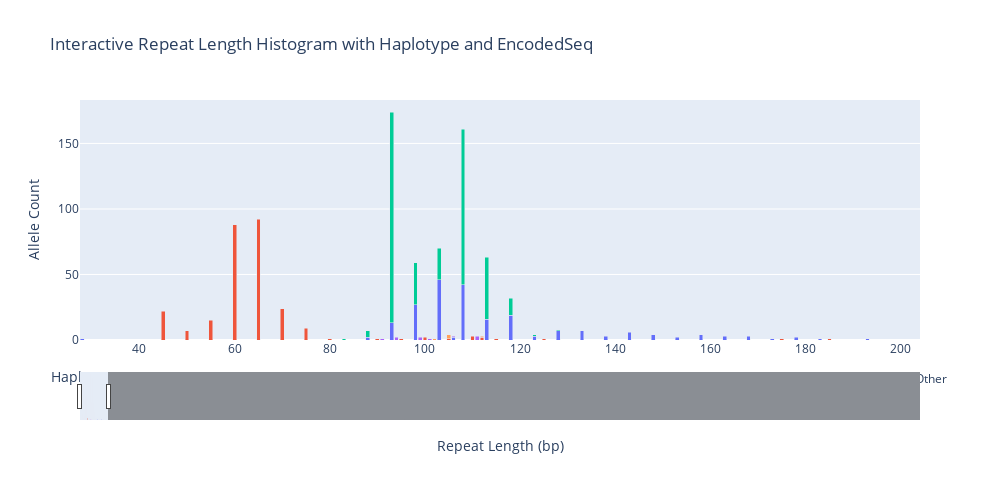

Source (notebook cell):
### Code cell
# import pandas as pd
# import plotly.express as px

# # Clean up
# df.loc[df['assigned_haplotype'] == '', 'assigned_haplotype'] = 'Other'
# top_haps = df['assigned_haplotype'].value_counts().head(10).index.tolist()
# df = df[df['assigned_haplotype'].isin(top_haps)]

# # Aggregate: count + preview of encodedSeqs
# agg = df.groupby(['repeatLength', 'assigned_haplotype']).agg({
#     'encodedSeq': lambda x: '<br>'.join(x.unique()[:5]),  # limit for readability
#     'assigned_haplotype': 'count'
# }).rename(columns={'assigned_haplotype': 'count'}).reset_index()

# # Plot with exact repeatLength
# fig = px.bar(
#     agg,
#     x='repeatLength',
#     y='count',
#     color='assigned_haplotype',
#     hover_data={'encodedSeq': True, 'repeatLength': True, 'count': True},
#     labels={'assigned_haplotype': 'Haplotype', 'count': 'Allele Count'},
#     title='Interactive Repeat Length Histogram with Haplotype and EncodedSeq',
# )

# fig.update_layout(
#     barmode='stack',
#     height=500,
#     width=1000,
#     xaxis=dict(
#         title='Repeat Length (bp)',
#         rangeslider=dict(visible=True),  # adds zoomable slider!
#         type='linear'
#     )
# )
# fig.update_layout(
#     legend=dict(
#         orientation="h",          # horizontal
#         yanchor="bottom",
#         y=-0.3,                   # push below plot
#         xanchor="center",
#         x=0.5,
#         title="Haplotype"
#     )
# )

# fig.show()

### Figure 1 — Plotly figure (JSON) as saved in the notebook; plotly's stock layout.template omitted (floating-point values rounded to 4 significant figures)
{"data": [{"alignmentgroup": "True", "customdata": [["<TAAAA>2<TAA>1<TAAAA>3"], ["<TAAAA>10<TAA>1<TAAAA>7"], ["<TAAAA>11<TAA>1<TAAAA>7<br><TAAAA>12<TAA>1<TAAAA>6"], ["<TAAAA>12<TAA>1<TAAAA>7<br><TAAAA>13<TAA>1<TAAAA>6"], ["<TAAAA>13<TAA>1<TAAAA>7<br><TAAAA>14<TAA>1<TAAAA>6<br><TAAAA>15<TAA>1<TAAAA>5"], ["<TAAAA>11<A>3<TAAAA>2<TAA>1<TAAAA>7"], ["<TAAAA>14<TAA>1<TAAAA>7<br><TAAAA>16<TAA>1<TAAAA>5<br><TAAAA>15<TAA>1<TAAAA>6<br><TAAAA>13<TAA>1<TAAAA>8"], ["<TAAAA>15<TAA>1<TAAAA>7<br><TAAAA>16<TAA>1<TAAAA>6"], ["<TAAAA>16<TAA>1<TAAAA>7<br><TAAAA>17<TAA>1<TAAAA>6"], ["<TAAAA>17<TAA>1<TAAAA>7"], ["<TAAAA>18<TAA>1<TAAAA>7<br><TAAAA>19<TAA>1<TAAAA>6"], ["<TAAAA>19<TAA>1<TAAAA>7<br><TAAAA>20<TAA>1<TAAAA>6"], ["<TAAAA>20<TAA>1<TAAAA>7<br><TAAAA>21<TAA>1<TAAAA>6"], ["<TAAAA>21<TAA>1<TAAAA>7<br><TAAAA>22<TAA>1<TAAAA>6<br><TAAAA>20<TAA>1<TAAAA>8"], ["<TAAAA>22<TAA>1<TAAAA>7<br><TAAAA>23<TAA>1<TAAAA>6"], ["<TAAAA>23<TAA>1<TAAAA>7"], ["<TAAAA>24<TAA>1<TAAAA>7<br><TAAAA>25<TAA>1<TAAAA>6<br><TAAAA>26<TAA>1<TAAAA>5<br><TAAAA>23<TAA>1<TAAAA>8"], ["<TAAAA>26<TAA>1<TAAAA>6"], ["<TAAAA>26<TAA>1<TAAAA>7"], ["<TAAAA>27<TAA>1<TAAAA>7"], ["<TAAAA>28<TAA>1<TAAAA>7"], ["<TAAAA>29<TAA>1<TAAAA>7"], ["<TAAAA>31<TAA>1<TAAAA>7"], ["<TAAAA>37<TAA>1<TAAAA>7"], ["<TAAAA>52<TAA>1<TAAAA>6"], ["<TAAAA>54<TAA>1<TAAAA>6"], ["<TAAAA>63<TAA>1<TAAAA>7"], ["<TAAAA>112<TAA>1<TAAAA>3"], ["<TAAAA>7<A>3<TAAAA>118<TAA>1<TAAAA>3"], ["<TAAAA>298<TAA>1<TAAAA>7"], ["<TAAAA>400<TAA>1<TAAAA>5"], ["<TAAAA>407<TAA>1<TAAAA>7"], ["<TAAAA>1060<TAA>1<TAAAA>4"]], "hovertemplate": "Haplotype=<TAAAA>2-1060<TAA>1<TAAAA>3-8<br>repeatLength=%{x}<br>Allele Count=%{y}<br>encodedSeq=%{customdata[0]}<extra></extra>", "legendgroup": "<TAAAA>2-1060<TAA>1<TAAAA>3-8", "marker": {"color": "#636efa", "pattern": {"shape": ""}}, "name": "<TAAAA>2-1060<TAA>1<TAAAA>3-8", "offsetgroup": "<TAAAA>2-1060<TAA>1<TAAAA>3-8", "orientation": "v", "showlegend": true, "textposition": "auto", "type": "bar", "x": [28, 88, 93, 98, 103, 106, 108, 113, 118, 123, 128, 133, 138, 143, 148, 153, 158, 163, 168, 173, 178, 183, 193, 223, 293, 303, 353, 578, 646, 1528, 2028, 2073, 5323], "xaxis": "x", "y": [1, 2, 13, 27, 46, 2, 42, 16, 19, 3, 7, 7, 3, 6, 4, 2, 4, 3, 3, 1, 2, 1, 1, 1, 1, 2, 1, 1, 1, 1, 1, 1, 1], "yaxis": "y"}, {"alignmentgroup": "True", "customdata": [["<TAAAA>9"], ["<TAAAA>10"], ["<TAAAA>11"], ["<TAAAA>12"], ["<TAAAA>13"], ["<TAAAA>14"], ["<TAAAA>15"], ["<TAAAA>16"], ["<TAAAA>18"], ["<TAAAA>19"], ["<TAAAA>20"], ["<TAAAA>21"], ["<TAAAA>22"], ["<TAAAA>16<A>2<TAAAA>6"], ["<TAAAA>23"], ["<TAAAA>25"], ["<TAAAA>35"], ["<TAAAA>37"], ["<TAAAA>56"], ["<TAAAA>165<A>1<TAAAA>546<A>4<TAAAA>4<A>4<TAAAA>2<A>3<TAAAA>4"], ["<TAAAA>351<A>4<TAAAA>455<A>3<TAAAA>4"]], "hovertemplate": "Haplotype=<TAAAA>9-810<br>repeatLength=%{x}<br>Allele Count=%{y}<br>encodedSeq=%{customdata[0]}<extra></extra>", "legendgroup": "<TAAAA>9-810", "marker": {"color": "#EF553B", "pattern": {"shape": ""}}, "name": "<TAAAA>9-810", "offsetgroup": "<TAAAA>9-810", "orientation": "v", "showlegend": true, "textposition": "auto", "type": "bar", "x": [45, 50, 55, 60, 65, 70, 75, 80, 90, 95, 100, 105, 110, 112, 115, 125, 175, 185, 280, 3617, 4057], "xaxis": "x", "y": [22, 7, 15, 88, 92, 24, 9, 1, 1, 1, 2, 1, 3, 2, 1, 1, 1, 1, 1, 1, 1], "yaxis": "y"}, {"alignmentgroup": "True", "customdata": [["<TAAAA>4<TATAA>1<TAAAA>6<TAA>1<TAAAA>5"], ["<TAAAA>4<TATAA>1<TAAAA>6<TAA>1<TAAAA>6<br><TAAAA>4<TATAA>1<TAAAA>7<TAA>1<TAAAA>5"], ["<TAAAA>4<TATAA>1<TAAAA>7<TAA>1<TAAAA>6"], ["<TAAAA>4<TATAA>1<TAAAA>8<TAA>1<TAAAA>6<br><TAAAA>4<TATAA>1<TAAAA>6<TAA>1<TAAAA>8<br><TAAAA>4<TATAA>1<TAAAA>7<TAA>1<TAAAA>7<br><TAAAA>5<TATAA>1<TAAAA>7<TAA>1<TAAAA>6"], ["<TAAAA>4<TATAA>1<TAAAA>7<TAA>1<TAAAA>8<br><TAAAA>4<TATAA>1<TAAAA>9<TAA>1<TAAAA>6<br><TAAAA>4<TATAA>1<TAAAA>8<TAA>1<TAAAA>7"], ["<TAAAA>4<TATAA>1<TAAAA>7<TAA>1<TAAAA>9<br><TAAAA>4<TATAA>1<TAAAA>8<TAA>1<TAAAA>8<br><TAAAA>4<TATAA>1<TAAAA>9<TAA>1<TAAAA>7<br><TAAAA>4<TATAA>1<TAAAA>10<TAA>1<TAAAA>6"], ["<TAAAA>4<TATAA>1<TAAAA>10<TAA>1<TAAAA>7<br><TAAAA>4<TATAA>1<TAAAA>8<TAA>1<TAAAA>9<br><TAAAA>4<TATAA>1<TAAAA>9<TAA>1<TAAAA>8<br><TAAAA>4<TATAA>1<TAAAA>11<TAA>1<TAAAA>6"], ["<TAAAA>4<TATAA>1<TAAAA>9<TAA>1<TAAAA>9<br><TAAAA>4<TATAA>1<TAAAA>11<TAA>1<TAAAA>7"], ["<TAAAA>4<TATAA>1<TAAAA>10<TAA>1<TAAAA>9"], ["<TAAAA>4<TATAA>1<TAAAA>11<TAA>1<TAAAA>9"]], "hovertemplate": "Haplotype=<TAAAA>4-5<TATAA>1<TAAAA>6-11<TAA>1<TAAAA>5-9<br>repeatLength=%{x}<br>Allele Count=%{y}<br>encodedSeq=%{customdata[0]}<extra></extra>", "legendgroup": "<TAAAA>4-5<TATAA>1<TAAAA>6-11<TAA>1<TAAAA>5-9", "marker": {"color": "#00cc96", "pattern": {"shape": ""}}, "name": "<TAAAA>4-5<TATAA>1<TAAAA>6-11<TAA>1<TAAAA>5-9", "offsetgroup": "<TAAAA>4-5<TATAA>1<TAAAA>6-11<TAA>1<TAAAA>5-9", "orientation": "v", "showlegend": true, "textposition": "auto", "type": "bar", "x": [83, 88, 93, 98, 103, 108, 113, 118, 123, 128], "xaxis": "x", "y": [1, 5, 161, 32, 24, 119, 47, 13, 1, 1], "yaxis": "y"}, {"alignmentgroup": "True", "customdata": [["<TAAAA>4<TATAA>1<TAAAA>6<TAATAA>1<TAAAA>6"], ["<TAAAA>11<TAATAATAA>1<TAAAA>6<br><TAAAA>4<TATAA>1<TAAAA>7<TAATAATAA>1<TAAAA>5"], ["<TAAAA>4<TATAA>1<TAAAA>7<TAATAATAA>1<TAAAA>6"], ["<TAAAA>4<TATAA>1<TAAAA>8<TAATAA>1<TAAAA>6"], ["<TAAAA>4<TATAA>1<TAAAA>8<TAATAA>1<TAAAA>7"], ["<TAAAA>4<TATAA>1<TAAAA>8<TAATAATATAA>1<TAAAA>7<br><TAAAA>4<TATAA>1<TAAAA>9<TAATAA>1<TAAAA>7"], ["<TAAAA>193<TA>1<TAAAA>122"], ["<TAAAA>3<TAAA>1<TAAAA>66<TGGAAATAAA>1<TAAAA>27<TGGAAATAAA>1<TAAAA>115<TAAA>1<TAAAA>79<TGGAA>1<TAAAA>182<TGGAA>1<TAAAA>262<TGGAA>1<TAAAA>174<TAGAA>1<TAAAA>11<TAGAATAGAA>1<TAAAA>56"]], "hovertemplate": "Haplotype=Other<br>repeatLength=%{x}<br>Allele Count=%{y}<br>encodedSeq=%{customdata[0]}<extra></extra>", "legendgroup": "Other", "marker": {"color": "#ab63fa", "pattern": {"shape": ""}}, "name": "Other", "offsetgroup": "Other", "orientation": "v", "showlegend": true, "textposition": "auto", "type": "bar", "x": [91, 94, 99, 101, 106, 111, 1577, 4933], "xaxis": "x", "y": [1, 2, 2, 1, 1, 3, 1, 1], "yaxis": "y"}, {"alignmentgroup": "True", "customdata": [["<TAAAA>4<TATAA>1<TAAAA>8<A>2<TAAAA>7"], ["<TAAAA>4<TATAA>1<TAAAA>16"], ["<TAAAA>4<TATAA>1<TAAAA>11<A>2<TAAAA>6"]], "hovertemplate": "Haplotype=<TAAAA>4<TATAA>1<TAAAA>15-17<br>repeatLength=%{x}<br>Allele Count=%{y}<br>encodedSeq=%{customdata[0]}<extra></extra>", "legendgroup": "<TAAAA>4<TATAA>1<TAAAA>15-17", "marker": {"color": "#FFA15A", "pattern": {"shape": ""}}, "name": "<TAAAA>4<TATAA>1<TAAAA>15-17", "offsetgroup": "<TAAAA>4<TATAA>1<TAAAA>15-17", "orientation": "v", "showlegend": true, "textposition": "auto", "type": "bar", "x": [102, 105, 112], "xaxis": "x", "y": [1, 3, 1], "yaxis": "y"}], "layout": {"barmode": "stack", "height": 500, "legend": {"orientation": "h", "title": {"text": "Haplotype"}, "tracegroupgap": 0, "x": 0.5, "xanchor": "center", "y": -0.3, "yanchor": "bottom"}, "title": {"text": "Interactive Repeat Length Histogram with Haplotype and EncodedSeq"}, "width": 1000, "xaxis": {"anchor": "y", "autorange": false, "domain": [0, 1], "range": [27.5, 204.0], "rangeslider": {"autorange": true, "range": [27.5, 5324.0], "visible": true, "yaxis": {"_template": null, "rangemode": "match"}}, "title": {"text": "Repeat Length (bp)"}, "type": "linear"}, "yaxis": {"anchor": "x", "autorange": true, "domain": [0, 1], "range": [0, 183.2], "title": {"text": "Allele Count"}, "type": "linear"}}}
